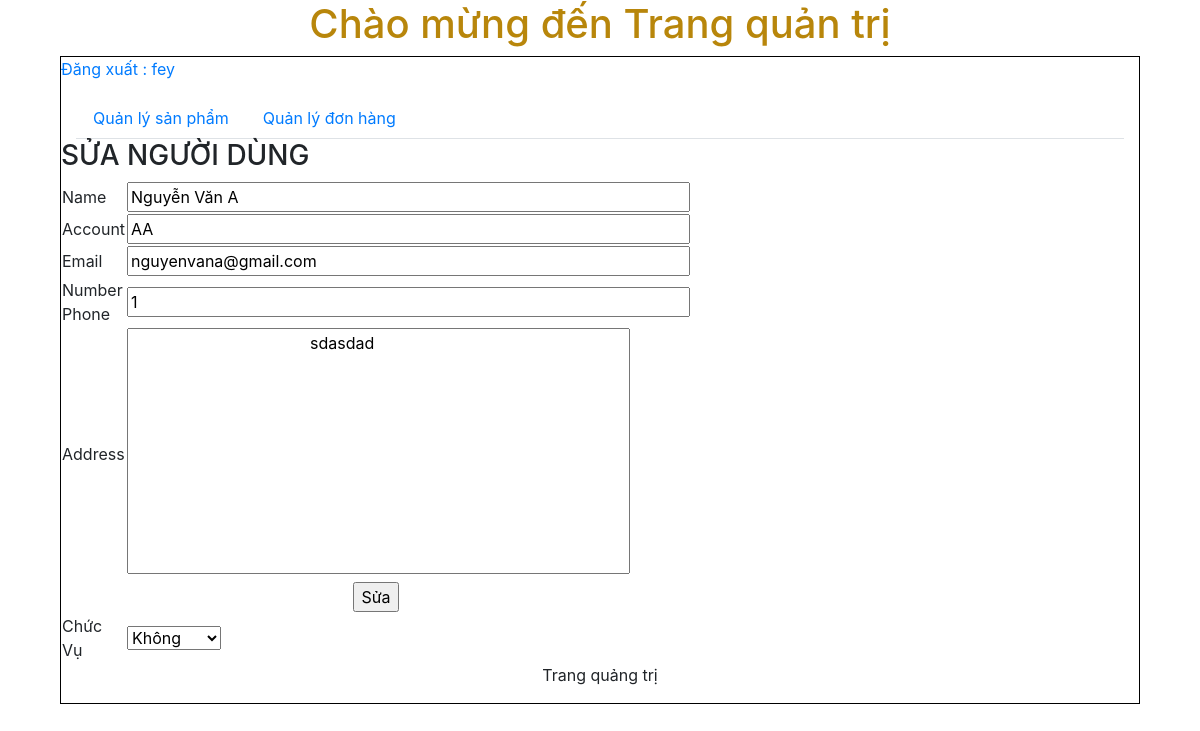
Screenshot of /admincp/index.php?action=quanlynguoidung&query=sua&idnguoidung=3 (signed in) with the database file from the repository.
### tables this page shows
CREATE TABLE `tbl_dangky` (
  `id_khachhang` int(11) NOT NULL,
  `hovaten` varchar(250) NOT NULL,
  `taikhoan` varchar(100) NOT NULL,
  `matkhau` varchar(100) NOT NULL,
  `sodienthoai` int(11) NOT NULL,
  `email` varchar(100) NOT NULL,
  `diachi` text NOT NULL,
  `chucvu` int(11) NOT NULL
);

### admincp/modules/quanlynguoidung/sua.php (the view, shortened to what this page needs)
<?php
	$sql_nguoidung="SELECT * FROM tbl_dangky WHERE id_khachhang='$_GET[idnguoidung]' LIMIT 1";
	$querynd=mysqli_query($connect,$sql_nguoidung);
?>
<h3>SỬA NGƯỜI DÙNG</h3>
<form action="modules/quanlynguoidung/xuly.php?idnguoidung=<?php echo $_GET['idnguoidung'] ?>" method="POST" enctype="multipart/form-data">
<table   width="50%" style="border-collapse: collapse;">
	<?php
	 	while($nguoidung =mysqli_fetch_array($querynd)){
	?>
	<tr>
		<td>Name</td>
		<td><input type="text" size="50" name="hovatens"	value="<?php echo $nguoidung['hovaten']?>"></td>
	</tr>
    <tr>
		<td>Account</td>
		<td><input type="text" size="50" name="taikhoans" value="<?php echo $nguoidung['taikhoan']?>"></td>
	</tr>
	<tr>
		<td>Email</td>
		<td><input type="text" size="50" name="emails" value="<?php echo $nguoidung['email']?>">		</td>
	</tr>
	<tr>
		<td>Number Phone</td>
		<td><input type="text" size="50" name="dienthoais" value="<?php echo $nguoidung['sodienthoai']?>">	</td>
	</tr>
	<tr>
		<td>Address</td>
		<td><textarea name="diachis"  cols="47" rows="10" style="resize: none;">
					<?php echo $nguoidung['diachi']?>
			</textarea></td>
	</tr>
	<tr>
		<td colspan="2" style="text-align: center;"><input type="submit" name="suanguoidung" value="Sửa"></td>
	</tr>
	<tr>
		<td>Chức Vụ </td>
			<td>
			<select name="chucvus">
				<?php
						if($nguoidung['chucvu']==1){
				?>
					<option value="1" selected> Bán hàng</option>
					<option value="0">Không</option>
				<?php
						}else{
				?>
					<option value="0" selected>Không</option>
				<?php
						}
				?>
			</select>
			</td>
	</tr>
</table>
</form>
<?php
	 }
	?>

### rows the page displays
tbl_dangky: hovatens "Nguyễn Văn A", taikhoans "AA", emails "nguyenvana@gmail.com", dienthoais "1", diachis "sdasdad", chucvus "Không"

### other values shown
$_SESSION['dangnhap'] "fey"
